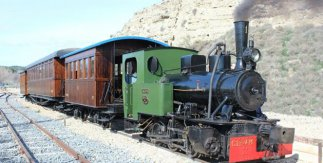
#> input picture tren.jpg, 323 x 163 px
$ jupyter execute PISAS_12_3_Segmentacion_Canny.ipynb
#> lines starting #> are read from the running program, lines starting #| are printed output that depends on the picture; after the words box and inside, x2 and y2 are one past the last pixel; in counts of white or black regions, pixels touching at a corner belong together
<table style="width:100%">
  <tr>
    <th> </th>
    <th><font color=brown>Procesamiento de imágenes de Sensores Aerotransportados y Satélite</font>
         </font></th>
    <th><font color=green>Universidad de Oviedo.                       Ingeniería en Geomática</font>        sgcortes@uniovi.es</th>
  </tr>
</table>

## T12: Segmentación

### 12.3 Detección de bordes de Canny. (Edge detection)
La detección de bordes con el detector de Canny permite obtener bordes limpios y delgados que están bien conectados a los bordes cercanos.

El proceso del algoritmo de detección de bordes de Canny se puede dividir en 5 pasos diferentes:

1. Aplicar un filtro gaussiano para suavizar la imagen y eliminar el ruido.
2. Encontrar los gradientes de intensidad de la imagen
3. Aplicar la supresión no máxima (non-maximum supression) para eliminar las respuestas espurias en la detección de bordes.
4. Delimitación de Bordes por histéresis: Finaliza la detección de bordes suprimiendo todos los demás bordes débiles que no estén conectados a bordes fuertes.

#### 1. Filtro Gaussiano
Suaviza la iamgen buscando un equilibrio entre el filtrado de ruido y la localización de bordes.

#### 2. Gradiente de intensidad
Calcula el gradiente de intensidad empleando aproximaciones de las derivadas parciales con máscaras 2x2.
#### 3. Non-maxima supression
Adelgaza los bordes con la aplicación de la elminación de aquellos que no son máximos locales del gradiente.
#### 4. Histéresis (doble umbralización alta y baja)
Detección de bordes mediante un doble umbralizado (inferior y superior). Si el pixel tiene un ND superior al umbral superior se considera un pixel de perfil. Si está por debajo del umbral inferior se descarta. Si está entre ambos umbrales se acepta solo si algúno de sus píxeles contiguos es un píxel de perfil. Canny recomienda un ratio upper:lower entre 2:1 and 3:1.

https://docs.opencv.org/2.4/doc/tutorials/imgproc/imgtrans/canny_detector/canny_detector.html?highlight=canny

**cv2.Canny(image, threshold1, threshold2[, edges[, apertureSize[, L2gradient]]]) → edges**
https://docs.opencv.org/2.4/modules/imgproc/doc/feature_detection.html?highlight=canny#cv2.Canny

* image – single-channel 8-bit input image.
* edges – output edge map; it has the same size and type as image .
* threshold1 – first threshold for the hysteresis procedure.
* threshold2 – second threshold for the hysteresis procedure.
* apertureSize – aperture size for the Sobel() operator.
* L2gradient – a flag, indicating whether a more accurate  L_2 norm  =\sqrt{(dI/dx)^2 + (dI/dy)^2} should be used to calculate the image gradient magnitude ( L2gradient=true ), or whether the default  L_1 norm  =|dI/dx|+|dI/dy| is enough (L2gradient=false ).

[cell 1]
import cv2
import numpy as np
from matplotlib import pyplot as plt

img = cv2.imread('tren.jpg',0)
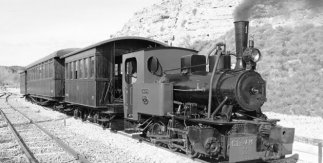
#> img: shape (163, 323); min 0, max 255, mean 157.2
edges = cv2.Canny(img,100,500)
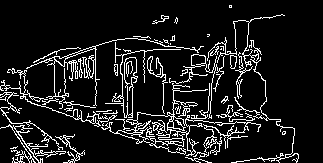
#> edges: shape (163, 323); 11% white in thin lines or dots, all inside (x1, y1, x2, y2) = (0, 5, 299, 163)
plt.figure(figsize=(20,10))
plt.subplot(121),plt.imshow(img,cmap = 'gray')
plt.title('Original Image'), plt.xticks([]), plt.yticks([])
plt.subplot(122),plt.imshow(edges,cmap = 'gray')
plt.title('Canny Edge Image'), plt.xticks([]), plt.yticks([])

plt.show()
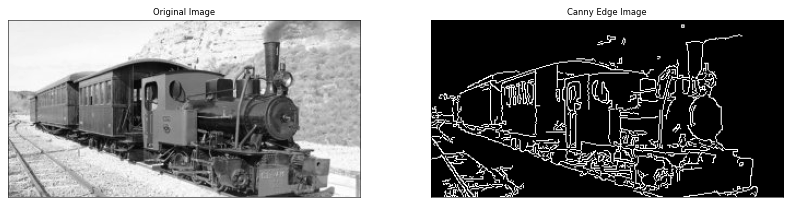
#> figure drawn by matplotlib, 2 panels
